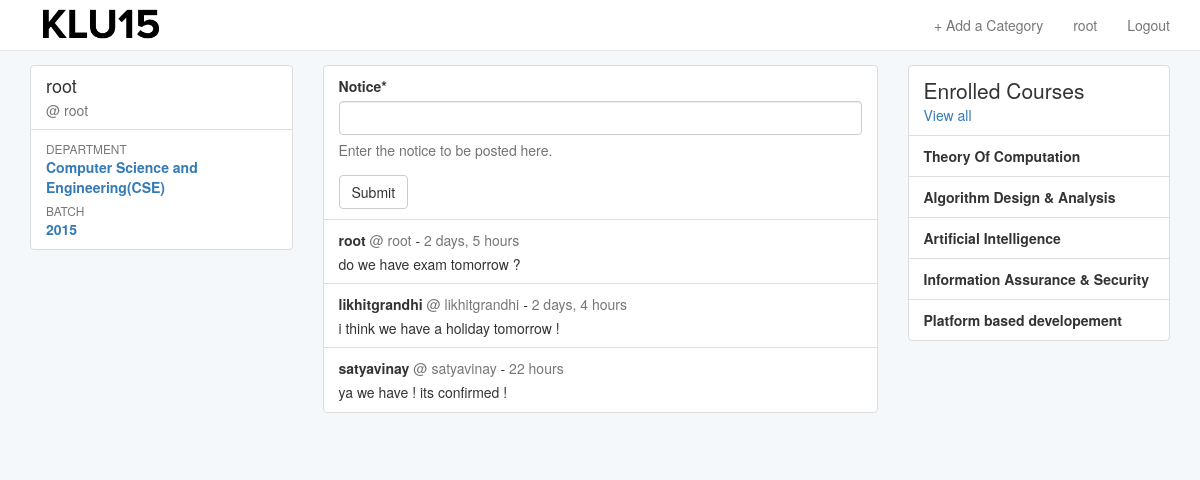
Screenshot of /rango/noticeboard/ (signed in) with the database file from the repository.
### rango/models.py (models this page shows, shortened)
class Department(models.Model):
    name = models.CharField(max_length=100, choices=DEPARTMENTS_CHOICES, default="")
    batch = models.CharField(max_length=100, choices=BATCH_CHOICES, default="")

class Noticeboard(models.Model):
    notice = models.CharField(max_length=500)
    post = models.TextField()
    user = models.ForeignKey(User)
    creation_date = models.DateTimeField(auto_now=True, blank=True)

class Course(models.Model):
    course_name = models.CharField(max_length=100, unique=True)
    course_code = models.CharField(max_length=20, unique=True)
    credits = models.IntegerField(max_length=None)
    department = models.ManyToManyField(Department)
    slug = models.SlugField(unique=True)
    class Meta:
        verbose_name_plural = 'courses'

### rango/views.py (the view, shortened to what this page needs)
@login_required(login_url='/rango/login')
def show_notices(request):
    department = Department.objects.filter(studentprofile__user=request.user.pk)
    form = NoticeboardForm()
    course_list = Course.objects.filter(department__studentprofile__user=request.user.pk)
    student = StudentProfile.objects.filter(department__studentprofile__user=request.user.pk)
    notice_list = Noticeboard.objects.all()
    context_dict = { 'department': department, 'notices': notice_list, 'form': form, 'username': request.user.username, 'courses': course_list,
                    'student': student,}
    return render(request, 'rango/noticeboard.html', context_dict)

### rango/forms.py
class NoticeboardForm(forms.ModelForm):
    notice = forms.CharField( max_length=500, help_text='Enter the notice to be posted here.')
    post = forms.Textarea()
    class Meta:
        model = Noticeboard
        fields = ('notice',)

### templates/rango/noticeboard.html (shortened to what this page needs)
{% extends 'rango/base.html' %}
{% load crispy_forms_tags %}
{% load staticfiles %}
{% load app_filters %}
{% block styles %}
            <link rel="stylesheet" type="text/css" href="{% static "css/cover.css" %}" />
{% endblock %}
    {% block body_block %}
<div style="margin-top: 15px; margin-bottom: 15px;" class="container">
    <div class="row">
        <div class="col-md-3">
            <div class="list-group">
                <div class="list-group-item">
                    <h4 class="list-group-item-heading"><a href="#" class="text-gray-dark">{{ user.get_username }}</a></h4>
                    <p class="list-group-item-text"><a href="/@likhitgrandhi" class="text-muted">@ {{ user.get_username }}</a>
                    </p>
                </div>
{% if department %}
                            {% for department in department %}
                     <div class="list-group-item"><a href="/@likhitgrandhi"><small style="display: block;" class="text-muted">DEPARTMENT</small><strong>{{ department.name }}</strong></a><a href="/@likhitgrandhi/followings"><small style="display: block; padding-top: 5px;" class="text-muted">BATCH</small><strong>{{ department.batch }}</strong></a>
                </div>
                {% endfor %}
            {% endif %}
            </div>
        </div>
        <div class="col-md-6">
            <ul class="list-group">
                <li class="list-group-item">
                   <form method="POST" action="/rango/noticeboard/">
                  {{ form|crispy}}
                    <input class="btn btn-default" type="submit" name="submit">
                    </form>
                </li>
                {% if notices %}
                            {% for noticeboard in notices %}
                <li class="list-group-item">
                    <p class="list-group-item-heading"><a href="#" class="text-gray-dark"><strong>{{ noticeboard.user.username }}</strong><span>&nbsp;</span><span class="text-muted">@ {{ noticeboard.user.username }}</span></a><span>&nbsp;-&nbsp;</span><a href="#"><span class="text-muted">{{ noticeboard.creation_date|timesince }}</span></a>
                    </p>
                    <p style="word-wrap: break-word;" class="list-group-item-text">{{ noticeboard.notice }}
                </li>
               {% endfor %}
                        {% else %}
              <strong>thers nothing for now!</strong>
              {% endif %}
            </ul>
        </div>
        <div class="col-md-3">
            <ul class="list-group">
                <li class="list-group-item">
                    <p style="margin-bottom: 0;" class="lead">Enrolled Courses</p><a href="#">View all</a>
                  {% if courses %}
                            {% for course in courses %}
                    <li class="list-group-item"><a href="/rango/category/{{ course.slug }}" class="text-gray-dark"><strong>{{ course.course_name }}</strong><span>&nbsp;</span></a>
                    </li>
                {% endfor %}
            {% endif %}
                </li>
            </ul>
        </div>
    </div>
</div>
                        {% endblock %}

### templates/rango/base.html (shortened to what this page needs)
<!DOCTYPE html>
{% load crispy_forms_tags %}
{% load staticfiles %}
<html lang="en">
<head>
    <link rel="stylesheet" href="https://maxcdn.bootstrapcdn.com/bootstrap/3.3.7/css/bootstrap.min.css">
    <link rel="stylesheet" href="https://maxcdn.bootstrapcdn.com/font-awesome/4.7.0/css/font-awesome.min.css">
    {% block styles %}
{% endblock %}
</head>
<body>
    <nav style="background-color: #fff;" class="navbar navbar-default navbar-fixed-top">
        <div class="container">
            <div class="navbar-header">
            <a class="navbar-brand" href="/rango/noticeboard">
                <img src="{% static "images/black.png" %}">
            </a>
            </div>
            <div id="navbar" class="collapse navbar-collapse">
                <ul class="nav navbar-nav navbar-right">
                    {% if user.is_authenticated %}
                <li>
                {% block link_block %}
                    <a href="#" data-toggle="modal" data-target="#myModal2">+ Add a Category</a>
                {% endblock %}
                </li>
                <li><a href="#">{{ user.get_username }}</a>
                </li>
                <li><a href="/rango/logout">Logout</a> </li>
                {% endif %}
                </ul>
            </div>
        </div>
    </nav>
  {% block body_block %}{% endblock %}
</body>
</html>

### static/css/cover.css (style rules this page uses)
body { padding-top: 50px; background-color: #f5f8fa; }
.navbar-brand { padding: 0px; }
.navbar-brand>img { height: 100%; padding: 0px 15px; width: auto; }
.text-gray-dark { color: #333; }

### rows the page displays
Department: name "Computer Science and Engineering(CSE)", batch "2015"
Noticeboard: user.username "root", creation_date "2 days, 5 hours", notice "do we have exam tomorrow ?"
Noticeboard: user.username "likhitgrandhi", creation_date "2 days, 4 hours", notice "i think we have a holiday tomorrow !"
Noticeboard: user.username "satyavinay", creation_date "22 hours", notice "ya we have ! its confirmed !"
Course: course_name "Theory Of Computation"
Course: course_name "Algorithm Design & Analysis"
Course: course_name "Artificial Intelligence"
Course: course_name "Information Assurance & Security"
Course: course_name "Platform based developement"

### other values shown
{{ user.get_username }} "root"
